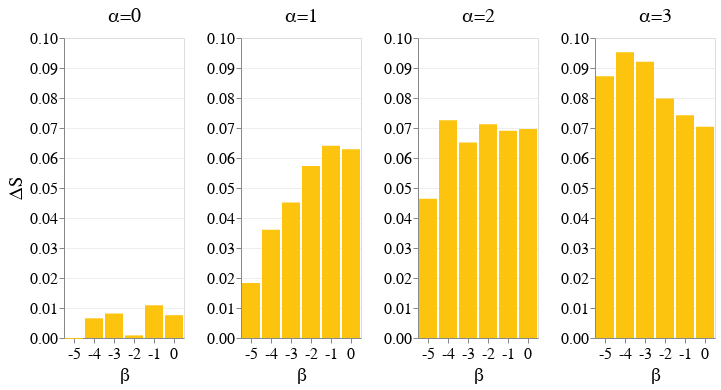

Here is the notebook cell this chart was saved with:
### Code cell
import altair as alt
import os
import pandas as pd
import numpy as np
import matplotlib.pyplot as plt

folder = "../results_data/results_data_main/gravity_side-50_dens-0.7_pop-0.3_hom-0.3_town-True/"



csv_list = os.listdir(folder)
results = pd.read_csv(folder+"/"+csv_list[0])

for csv in csv_list[1:]:
    temp = pd.read_csv(folder+"/"+csv)
    results = pd.concat([results,temp])


results["model"] = results["mobility"].apply(lambda m: eval(m)["model"])
results["metric"] = results["mobility"].apply(lambda m: eval(m)["metric"] if "metric" in m else 0)
results["beta"] = results["mobility"].apply(lambda m: eval(m)["beta"] if "beta" in m else 0)
results["alpha"] = results["mobility"].apply(lambda m: eval(m)["alpha"] if "alpha" in m else 0)

    
    
group_gravityalfabeta = results.groupby(["alpha","beta"]).agg(mean_step=('Step', np.mean), 
                                                               mean_seg=('total_segregation', np.mean),
                                                               mean_cen_seg=('center_segregation', np.mean),
                                                                mean_per_seg=('periphery_segregation', np.mean),
                                                              ).reset_index()


#group_gravityalfabeta = group_gravityalfabeta[group_gravityalfabeta["alpha"]<=2group_gravityalfabeta = group_gravityalfabeta[group_gravityalfabeta["alpha"]<=2#2group_gravityalfabeta = group_gravityalfabeta[group_gravityalfabeta["alpha"]<=2group_gravityalfabeta = group_gravityalfabeta[group_gravityalfabeta["alpha"]<=2#]
group_gravityalfabeta = group_gravityalfabeta[group_gravityalfabeta["alpha"] == group_gravityalfabeta["alpha"].apply(lambda x: int(x))]

group_gravityalfabeta.rename(columns={"mean_cen_seg": "center",
                                     "mean_per_seg": "periphery"}, inplace=True)


group_gravityalfabeta["seg_diff"] = group_gravityalfabeta["periphery"] - group_gravityalfabeta["center"]

df0 = group_gravityalfabeta[group_gravityalfabeta["alpha"]==0][["beta","center","seg_diff"]]


ch0 = alt.Chart(df0).mark_bar().encode(
    alt.X('beta:N', axis=alt.Axis(title="β")),
    alt.Y('seg_diff:Q', axis=alt.Axis(title='ΔS'), scale=alt.Scale(domain=[0,.1])),
   ).properties(title="α=0")

df1 = group_gravityalfabeta[group_gravityalfabeta["alpha"]==1][["beta","center","seg_diff"]]

ch1 =  alt.Chart(df1).mark_bar().encode(
    alt.X('beta:N', axis=alt.Axis(title="β")),
    alt.Y('seg_diff:Q', axis=alt.Axis(title=''), scale=alt.Scale(domain=[0,.1])),
  ).properties(title="α=1")

df2 = group_gravityalfabeta[group_gravityalfabeta["alpha"]==2][["beta","center","seg_diff"]]


ch2 = alt.Chart(df2).mark_bar().encode(
    alt.X('beta:N', axis=alt.Axis(title="β")),
    alt.Y('seg_diff:Q', axis=alt.Axis(title=''), scale=alt.Scale(domain=[0,.1])),
    ).properties(title="α=2")

df3 = group_gravityalfabeta[group_gravityalfabeta["alpha"]==3][["beta","center","seg_diff"]]


ch3 =  alt.Chart(df3).mark_bar().encode(
    alt.X('beta:N', axis=alt.Axis(title="β")),
    alt.Y('seg_diff:Q', axis=alt.Axis(title=''), scale=alt.Scale(domain=[0,.1])),
    ).properties(title="α=3")



alt.hconcat( ch0,ch1,ch2,ch3  ).configure_axis(
    gridOpacity=0.5,titleFontWeight="normal",  labelFontSize =16, titleFontSize=19, labelAngle=0
    
    ).configure_mark(
    color='#fcc40f'
).configure_title(fontSize=20, fontWeight="normal")

### Figure 1 — Vega-Lite specification as saved in the notebook (floating-point values rounded to 4 significant figures)
{"config": {"view": {"continuousWidth": 300, "continuousHeight": 300}, "axis": {"gridOpacity": 0.5, "labelAngle": 0, "labelFontSize": 16, "titleFontSize": 19, "titleFontWeight": "normal"}, "mark": {"color": "#fcc40f"}, "title": {"fontSize": 20, "fontWeight": "normal"}}, "hconcat": [{"data": {"name": "data-56345606bf859b50a764bf158e993b52"}, "mark": {"type": "bar"}, "encoding": {"x": {"axis": {"title": "β"}, "field": "beta", "type": "nominal"}, "y": {"axis": {"title": "ΔS"}, "field": "seg_diff", "scale": {"domain": [0, 0.1]}, "type": "quantitative"}}, "title": "α=0"}, {"data": {"name": "data-de7a1de30a0a4c5330bc5d90b9e9b034"}, "mark": {"type": "bar"}, "encoding": {"x": {"axis": {"title": "β"}, "field": "beta", "type": "nominal"}, "y": {"axis": {"title": ""}, "field": "seg_diff", "scale": {"domain": [0, 0.1]}, "type": "quantitative"}}, "title": "α=1"}, {"data": {"name": "data-c9d5c840e26210d427492dae8607576e"}, "mark": {"type": "bar"}, "encoding": {"x": {"axis": {"title": "β"}, "field": "beta", "type": "nominal"}, "y": {"axis": {"title": ""}, "field": "seg_diff", "scale": {"domain": [0, 0.1]}, "type": "quantitative"}}, "title": "α=2"}, {"data": {"name": "data-931624b7c0ab7a3f2a82b3e800e3933e"}, "mark": {"type": "bar"}, "encoding": {"x": {"axis": {"title": "β"}, "field": "beta", "type": "nominal"}, "y": {"axis": {"title": ""}, "field": "seg_diff", "scale": {"domain": [0, 0.1]}, "type": "quantitative"}}, "title": "α=3"}], "$schema": "https://vega.github.io/schema/vega-lite/v5.6.1.json", "datasets": {"data-56345606bf859b50a764bf158e993b52": [{"beta": -5.0, "center": 0.7332, "seg_diff": -0.0002933}, {"beta": -4.0, "center": 0.7332, "seg_diff": 0.006569}, {"beta": -3.0, "center": 0.741, "seg_diff": 0.00816}, {"beta": -2.0, "center": 0.7682, "seg_diff": 0.000871}, {"beta": -1.0, "center": 0.7783, "seg_diff": 0.0109}, {"beta": 0.0, "center": 0.7857, "seg_diff": 0.007605}], "data-de7a1de30a0a4c5330bc5d90b9e9b034": [{"beta": -5.0, "center": 0.7184, "seg_diff": 0.0183}, {"beta": -4.0, "center": 0.7077, "seg_diff": 0.03611}, {"beta": -3.0, "center": 0.7154, "seg_diff": 0.0452}, {"beta": -2.0, "center": 0.7305, "seg_diff": 0.05732}, {"beta": -1.0, "center": 0.7432, "seg_diff": 0.06406}, {"beta": 0.0, "center": 0.7478, "seg_diff": 0.06296}], "data-c9d5c840e26210d427492dae8607576e": [{"beta": -5.0, "center": 0.6969, "seg_diff": 0.04644}, {"beta": -4.0, "center": 0.6835, "seg_diff": 0.07261}, {"beta": -3.0, "center": 0.711, "seg_diff": 0.06513}, {"beta": -2.0, "center": 0.7305, "seg_diff": 0.07126}, {"beta": -1.0, "center": 0.7461, "seg_diff": 0.06911}, {"beta": 0.0, "center": 0.7514, "seg_diff": 0.0697}], "data-931624b7c0ab7a3f2a82b3e800e3933e": [{"beta": -5.0, "center": 0.6671, "seg_diff": 0.08726}, {"beta": -4.0, "center": 0.6745, "seg_diff": 0.09528}, {"beta": -3.0, "center": 0.7016, "seg_diff": 0.09205}, {"beta": -2.0, "center": 0.7278, "seg_diff": 0.07986}, {"beta": -1.0, "center": 0.7459, "seg_diff": 0.07426}, {"beta": 0.0, "center": 0.7544, "seg_diff": 0.07039}]}}
